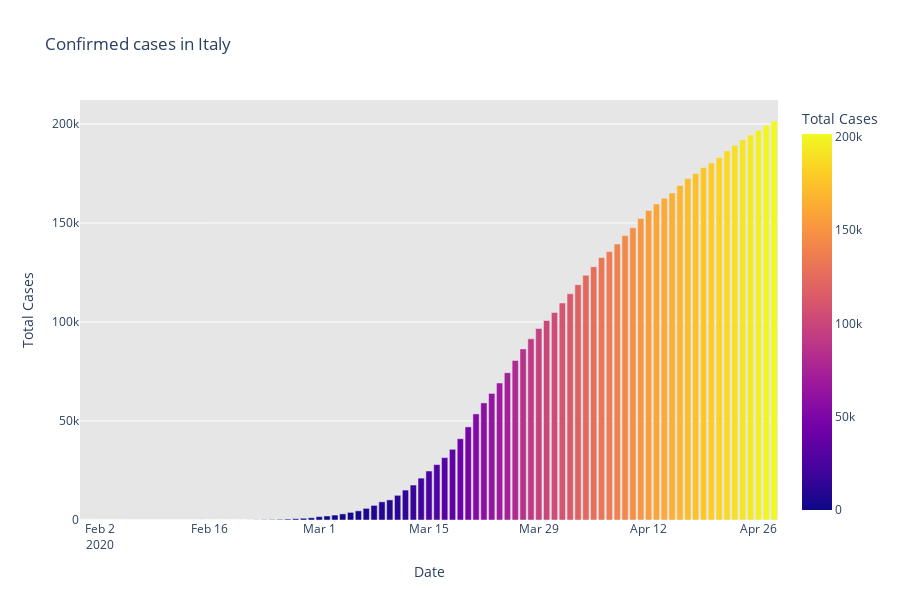
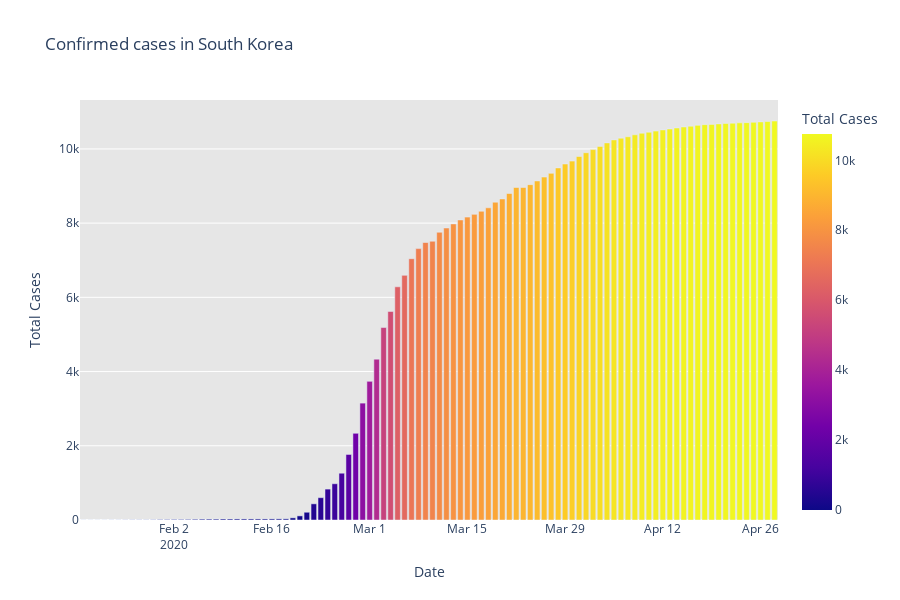
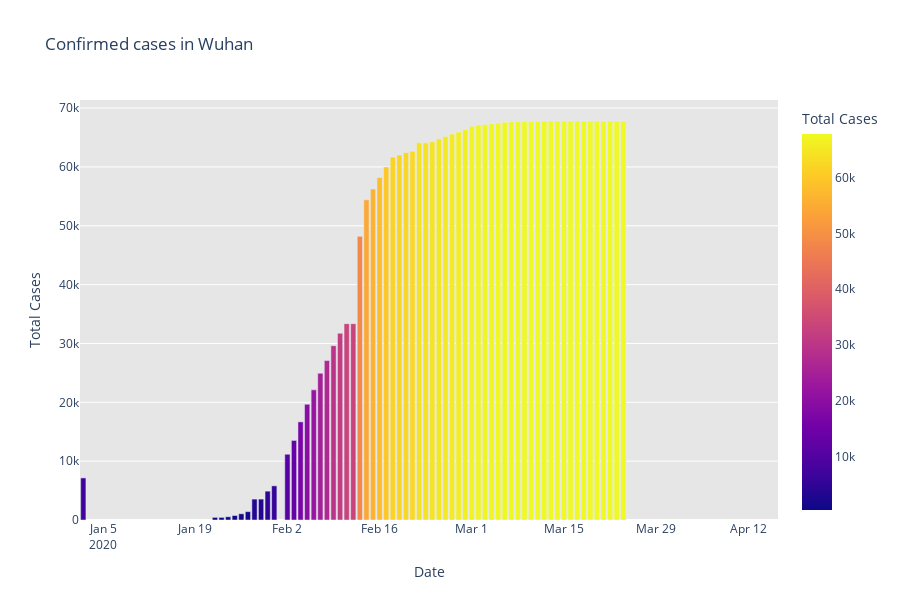

These figures' notebook cell, in order:
### Code cell
#"Cumulative cases in Italy,S.Korea,Wuhan"
'''Color scale for plotly
https://plot.ly/python/builtin-colorscales/
'''

import plotly.express as px
fig = px.bar(dbd_Italy, x="Date",y="Total Cases", color="Total Cases", orientation='v', height=600, title='Confirmed cases in Italy', color_discrete_sequence=px.colors.cyclical.IceFire)
fig.update_layout(plot_bgcolor='rgb(230,230,230)')
fig.show()

import plotly.express as px
fig = px.bar(dbd_Korea, x="Date",y="Total Cases", color="Total Cases", orientation='v', height=600, title='Confirmed cases in South Korea', color_discrete_sequence=px.colors.cyclical.IceFire)
fig.update_layout(plot_bgcolor='rgb(230,230,230)')
fig.show()

import plotly.express as px
fig = px.bar(dbd_Wuhan, x="Date",y="Total Cases", color="Total Cases", orientation='v', height=600, title='Confirmed cases in Wuhan', color_discrete_sequence=px.colors.cyclical.IceFire)
fig.update_layout(plot_bgcolor='rgb(230,230,230)')
fig.show()
